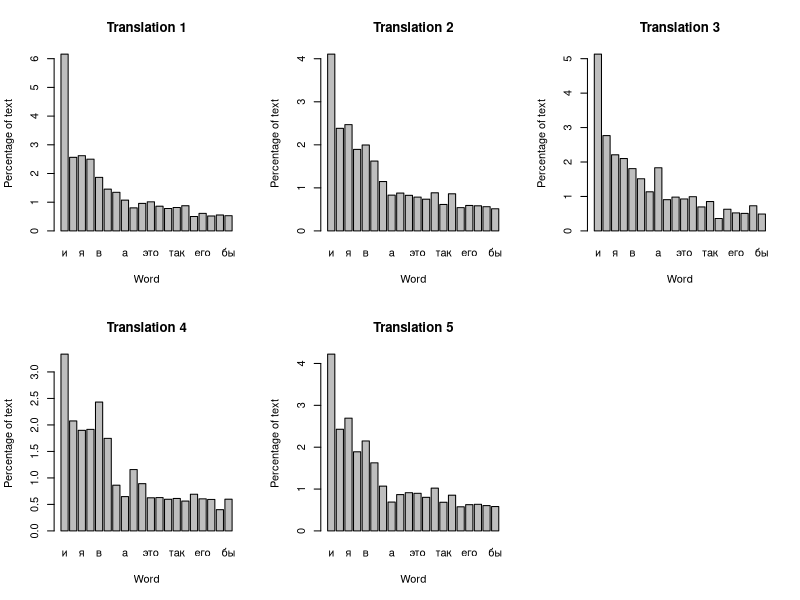

The R script that drew this image:
## ---- chunk 1
knitr::opts_chunk$set(echo = TRUE)
## ---- chunk 2
# reading in the frequencies txt file from the Stylo package, UTF-8 encoding needed for Cyrillic
wordFreq <- read.table("table_with_frequencies.txt", sep=" ", header=T, encoding="UTF-8")

# turning the index into a column
wordFreq <- cbind(wordName = rownames(wordFreq), wordFreq)
rownames(wordFreq) <- 1:nrow(wordFreq)

# simple charts of each text with 20 most common words
par(mfrow=c(2,3))
barplot(wordFreq[1:20, 2], name=wordFreq[1:20, 1],
        main="Translation 1", xlab="Word", ylab="Percentage of text")
barplot(wordFreq[1:20, 3], name=wordFreq[1:20, 1],
        main="Translation 2", xlab="Word", ylab="Percentage of text")
barplot(wordFreq[1:20, 4], name=wordFreq[1:20, 1],
        main="Translation 3", xlab="Word", ylab="Percentage of text")
barplot(wordFreq[1:20, 5], name=wordFreq[1:20, 1],
        main="Translation 4", xlab="Word", ylab="Percentage of text")
barplot(wordFreq[1:20, 6], name=wordFreq[1:20, 1],
        main="Translation 5", xlab="Word", ylab="Percentage of text")

# the collective percentage of most used 5000 words according to stylo
sum(wordFreq$braude_twain)
sum(wordFreq$chukovsky_twain)
sum(wordFreq$daruzes_twain)
sum(wordFreq$engel.gardt_twain)
sum(wordFreq$unknown_twain)
## ---- chunk 3

